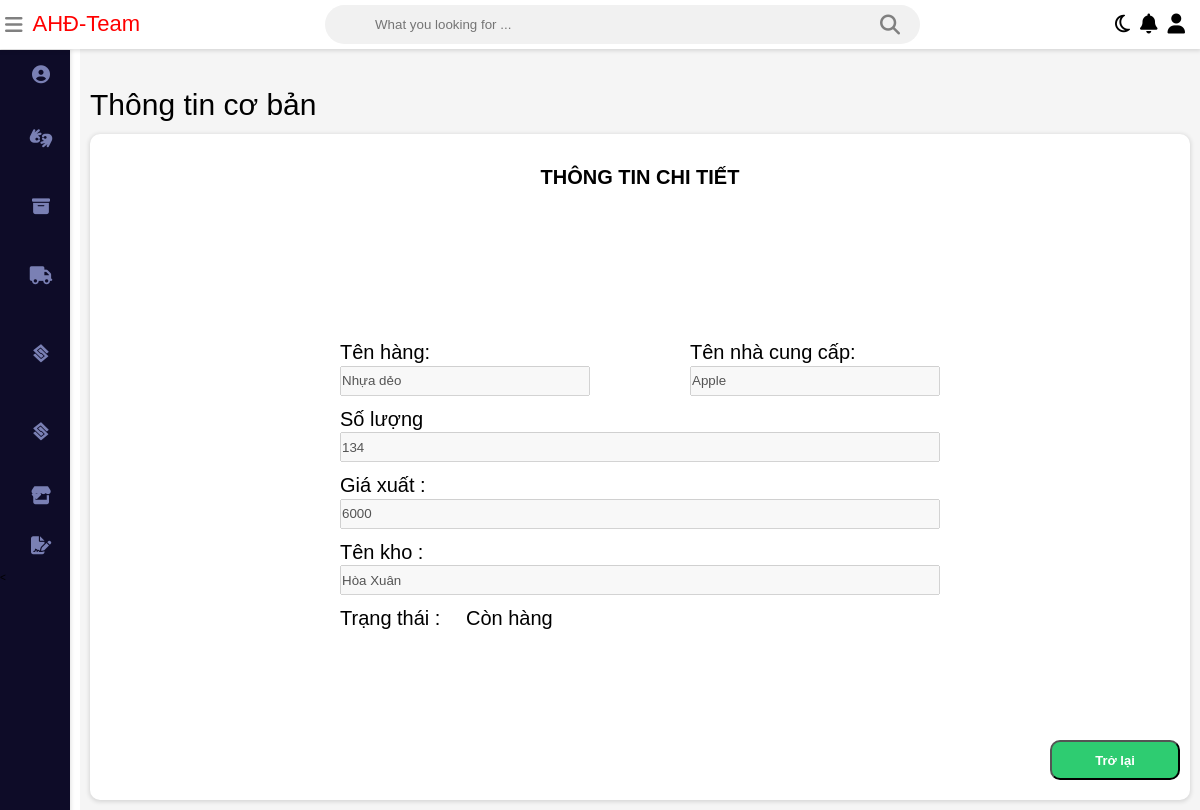
The page /QuanLyHangHoa/admin/productstock/view-productstock.php?id=36 on the database its author committed.
### tables this page shows
CREATE TABLE `hanghoa` (
  `id` int(11) NOT NULL,
  `maHang` varchar(256) NOT NULL,
  `tenHang` varchar(256) NOT NULL,
  `status` int(2) NOT NULL
);

CREATE TABLE `nhacungcap` (
  `id` int(11) NOT NULL,
  `maNCC` varchar(256) NOT NULL,
  `tenNCC` varchar(256) NOT NULL,
  `diachi` varchar(256) NOT NULL,
  `sdt` int(12) NOT NULL,
  `status` int(2) NOT NULL
);

CREATE TABLE `sanpham` (
  `id` int(11) NOT NULL,
  `tenhangid` int(11) NOT NULL,
  `tennccid` int(11) NOT NULL,
  `tenkhoid` int(11) NOT NULL,
  `soluong` int(11) NOT NULL,
  `giaxuat` int(100) NOT NULL
);

CREATE TABLE `kho` (
  `id` int(11) NOT NULL,
  `makho` varchar(256) NOT NULL,
  `tenkho` varchar(256) NOT NULL,
  `diachi` varchar(256) NOT NULL,
  `sodienthoai` int(12) NOT NULL,
  `status` int(2) NOT NULL
);

### QuanLyHangHoa/database/database.php (called while the page is built, shortened)
<?php
    $db = new database(HOST, DB_USER, DB_PASSWORD, DB_NAME);
    class database {
        public $connection;
        function __construct($host, $db_user, $db_pass, $db_name){
            $this->connection = new mysqli($host, $db_user, $db_pass, $db_name);
        }
        function query($sql){
            $result = $this->connection->query($sql);
            return $result;
        }
    }
?>

### QuanLyHangHoa/admin/productstock/view-productstock.php (the view, shortened to what this page needs)
<?php
    require_once('../../database/database.php');
    $sqlVSP = "SELECT * FROM sanpham WHERE id = '$_GET[id]'";
    $dataListVSP = $db->query($sqlVSP);
    $rowVSP = mysqli_fetch_assoc($dataListVSP);
?>
<!DOCTYPE html>
<html>
<head>
	<link rel="stylesheet" type="text/css" href="../../static/css/main.css">
	<link rel="stylesheet"
		href="https://stackpath.bootstrapcdn.com/font-awesome/4.7.0/css/font-awesome.min.css">
	<link rel="stylesheet"
		href="../../static/css/_grid.css">
	<link rel="stylesheet"
		href="../../static/css/owl.carousel.min.css">
	<link rel="stylesheet"
		href="../../static/css/owl.theme.default.min.css">
</head>
<body class="body">
    <div class="wrapper">
        <div class="nav d-flex">
			<div class="nav__left d-flex">
				<div class="nav__left--icon">
					<i class="fa fa-bars" aria-hidden="true"></i>
				</div>
				<div class="nav__left--loo" style="color: red;">AHĐ-Team</div>
			</div>
			<div class="nav__search">
				<input class="search" type="text"
					placeholder="What you looking for ..."><i
					class="fa fa-search" aria-hidden="true"></i>
			</div>
			<ul class="nav__right d-flex">
				<li class="nav__right--item"><a class="nav__right--link"><i
						class="fa fa-moon-o" aria-hidden="true"></i></a></li>
				<li class="nav__right--item"><a class="nav__right--link"><i
						class="fa fa-bell" aria-hidden="true"></i></a></li>
				<li class="nav__right--item"><a
					class="nav__right--link dropdown1"><i class="fa fa-user"
						aria-hidden="true"></i></a>
					</li>
			</ul>
		</div>
        <div class="sidebar">
			<ul class="sidebar__nav">
				<li class="sidebar__nav--item"><a class="sidebar__nav--link"
					href="admin.php">
						<div class="sidebar__nav--icon">
							<i class="fas fa-user-circle" aria-hidden="true"></i>
						</div> <span>Trang chủ</span>
				</a></li>
				<li class="sidebar__nav--item"><a class="sidebar__nav--link"
					href="goods.php">
						<div class="sidebar__nav--icon">
							<i class="fa fa-american-sign-language-interpreting"
								aria-hidden="true"></i>
						</div> <span>Quản Lý Hàng Hóa</span>
				</a></li>
				<li class="sidebar__nav--item"><a class="sidebar__nav--link"
					href="warehouse.php">
						<div class="sidebar__nav--icon">
							<i class="fa fa-archive" aria-hidden="true"></i>
						</div> <span>Quản Lý Kho</span>
				</a></li>
				<li class="sidebar__nav--item"><a class="sidebar__nav--link"
					href="customer.php">
						<div class="sidebar__nav--icon">
							<i class="fa fa-truck" aria-hidden="true"></i>
						</div> <span>Quản Lý Đại Lý</span>
				</a></li>
				<li class="sidebar__nav--item"><a class="sidebar__nav--link"
					href="supplier.php">
						<div class="sidebar__nav--icon">
							<i class="fab fa-staylinked"></i>
						</div> <span>Quản Lý Nhà C.Cấp</span>
				</a></li>
				<li class="sidebar__nav--item"><a class="sidebar__nav--link"
					href="user.php">
						<div class="sidebar__nav--icon">
							<i class="fab fa-staylinked"></i>
						</div> <span>Quản Lý Nhân Viên</span>
				</a></li>
				<li class="sidebar__nav--item" data-block="id1"><a
					class="sidebar__nav--link ">
						<div class="sidebar__nav--icon">
							<i class="fas fa-store"></i>
						</div> <span>Kho</span>
						<div class="icon">
							<i class="fa fa-caret-down" aria-hidden="true"></i>
						</div>
				</a>
					</li>
				<li class="sidebar__nav--item" data-block="id2"><a
					class="sidebar__nav--link">
						<div class="sidebar__nav--icon">
							<i class="fas fa-file-signature"></i>
						</div> <span>Thống Kê</span>
						<div class="icon">
							<i class="fa fa-caret-down" aria-hidden="true"></i>
						</div>
				</a>
					</li>
			</ul>
		</div>
        <div class="table">
            <div class="table__txt d-flex">
                <div class="table__txt--title">
                    <h2>Thông tin cơ bản</h2>
                </div>
            </div>
            <div class="table__top ">
                <h2 style="text-align: center; margin-top: 2rem">Thông tin chi tiết</h2>
                <div class="table__items " style="display: flex; align-items: center;justify-content: space-around;height: 75vh;">
                    <div class="col-10 col-lg-7" style="margin: 0 auto;">
                        <div class="form-group" style="display: flex; justify-content: space-between; align-items: center;">
                            <div class="item-table">
                                <label for="" class="item__table" style="margin-right: 2rem;">Tên
								hàng:</label>
                                <div class="input-items">
                                    <?php $idTH = $rowVSP['tenhangid'];
									$sqliTH = "SELECT * FROM hanghoa WHERE id = $idTH";
									$kqTH = $db->query($sqliTH);
									$rowTH = mysqli_fetch_array($kqTH);
                                    ?>
                                    <input type="text" value="<?php echo $rowTH["tenHang"];?>" class="item-input" disabled>
                                </div>
                            </div>
                            <div class="item-table">
                                <label for="" class="item__table" style="margin-right: 2rem; text-align: right;">Tên nhà
								cung cấp:</label>
                                <div class="input-items">
                                    <?php
                                        $idHH=$rowVSP['tennccid'];
                                        $sqliTH = "SELECT * FROM nhacungcap WHERE id = $idHH";
                                        $kqTH = $db->query($sqliTH);
                                        $rowTH = mysqli_fetch_array($kqTH);
                                    ?>
                                    <input type="text" value="<?php echo $rowTH['tenNCC'];?>" class="item-input" disabled>
                                </div>
                            </div>
                        </div>
                        <div class="item-table">
                            <label for="" class="item__table" style="margin-right: 2rem; text-align: right;">Số lượng
						</label>
                            <div class="input-items">
                                <input type="text" value="<?php echo $rowVSP['soluong'];?>" class="item-input" disabled>
                            </div>
                        </div>
                        <div class="item-table">
                            <label for="" class="item__table" style="margin-right: 2rem; text-align: right;">Giá xuất
							:</label>
                            <div class="input-items">
                                <input type="text" value="<?php echo $rowVSP['giaxuat'];?>" class="item-input" disabled>
                            </div>
                        </div>
                        <div class="item-table">
                            <label for="" class="item__table" style="margin-right: 2rem;">Tên
							kho :</label>
                            <div class="input-items">
                                    <?php
                                        $idHH = $rowVSP['tenkhoid'];
                                        $sqliTH = "SELECT * FROM kho WHERE id = $idHH";
                                        $kqTH = $db->query($sqliTH);
                                        $rowTH = mysqli_fetch_array($kqTH);
                                    ?>
                                <input type="text" value="<?php echo $rowTH["tenkho"];?>" class="item-input" disabled>
                            </div>
                        </div>
                        <div class="item-table">
                            <label for="" class="item__table" style="margin-right: 2rem;">Trạng
							thái :</label><span class="item_span">
                            <?php
									$soluong = $rowVSP['soluong'];
									if($soluong <= 0){?>
										<td>Hết hàng</td>
									<?php }else{?>
										<td>Còn hàng</td>
								<?php } ?>
                        </span>
                        </div>
                    </div>
                    <div style="margin: 20px; position:absolute;right: 0; bottom: 10px;" class="table--result">
                        <button id="back" class="btn btn-link3 result_link" style="width: 13rem;"><a href="../productstock.php" style="color: white;">Trở lại</a></button>
                    </div>
                </div>
            </div>
        </div>
    </div>
</body>
</html>

### QuanLyHangHoa/static/css/main.css (style rules this page uses)
html { font-size: 62.5%; }
body { position: relative; margin: 0; padding: 0; width: 100%; line-height: 1.3; font-family: 'Poppins', sans-serif; }
* { padding: 0; margin: 0; }
ul { list-style: none; margin: 0; padding: 0; }
ul li { margin: 0; padding: 0; }
a { text-decoration: none; }
h2 { font-weight: normal; margin: 0; }
button { cursor: pointer; }
.wrapper { display: block; overflow: hidden; }
.sidebar { width: 70px; height: 100vh; position: fixed; margin-top: 50px; background: white; box-shadow: rgba(0, 0, 0, 0.12) 0 1px 4px 1px; overflow: hidden; z-index: 100; transition: width .2s; }
.sidebar__nav { display: flex; flex-direction: column; align-items: center; height: 100vh; }
.sidebar__nav--item { width: 100%; height: auto; cursor: pointer; position: relative; }
.sidebar__nav--link { display: flex; align-items: center; }
.sidebar__nav--link .icon i { font-size: 1.5rem; }
.sidebar__nav--icon { min-width: 82px; height: 50px; position: relative; }
.sidebar__nav--icon i { font-size: 1.8rem; color: gray; position: absolute; left: 50%; top: 50%; transform: translate(-50%, -50%); }
.sidebar__nav--link i { color: #7a80b4 }
.nav { display: flex; align-items: center; justify-content: space-between; flex-direction: row; background: white; color: gray; position: fixed; top: 0; right: 0; left: 0; z-index: 101; box-shadow: rgba(0, 0, 0, 0.12) 0 1px 4px 1px; padding: 5px; }
.nav i { font-size: 2rem; cursor: pointer; }
.nav__left { flex-direction: row; padding-left: 0; margin-bottom: 0; margin-top: 0; align-items: center; }
.nav__left--loo { font-size: 2.2rem; color: greenyellow; margin-left: 1rem; }
.nav__search { position: relative; margin: auto; width: 50%; }
.nav__search input { background: #f1f1f1; border: none; padding: 12px 50px; width: 100%; outline: none; color: red; border-radius: 20px; }
.nav__search i { position: absolute; top: 50%; right: 20px; transform: translateY(-50%); color: gray; cursor: pointer; }
.nav__right--item { margin-right: 1rem; }
.table { padding: 10px; margin-left: 80px; padding-top: 75px; background: whitesmoke; transition: margin-left .5s; }
.table__txt { padding: 1rem 0; justify-content: space-between; }
.table__txt--title h2 { font-size: 3rem; color: black; }
.table__top { justify-content: space-between; padding: 1rem; background-color: white; border-radius: 10px; box-shadow: rgba(0, 0, 0, 0.12) 0 1px 4px 1px; }
.btn { padding: 1rem 2rem; font-size: 1.3rem; width: 7rem; height: 4rem; border-radius: 10px; font-weight: bold; cursor: pointer; color: white; }
.btn-link3 { background: #2ecc71; }
.sidebar__nav--link { font-size: 2rem; color: #7a80b4; }
.sidebar__nav { background-color: #0e0c28; -webkit-box-shadow: 0px 0px 28px 0px rgba(82, 63, 105, 0.13); box-shadow: 0px 0px 28px 0px rgba(82, 63, 105, 0.13); }
.table__items { font-size:2rem; }
.table__top h2 { text-transform: uppercase; font-size: 2rem; font-weight: bold; text-align: center; }
.fa-caret-down { float:right; }
.icon { position: absolute; right: 29px; }
.item-input { height: 30px; width: 100%; }
.form-group .item-input { width: 250px; }
.item-table { margin-bottom: 1rem; }
.nav__right--link { color:black; font-size:1.5rem; font-weight:bold; }

### QuanLyHangHoa/static/css/_grid.css (style rules this page uses)
*, *::before, *::after { box-sizing: border-box; margin: 0; padding: 0; }
.d-flex { display: flex; align-items: center; }
.wrapper { max-width: 100%; display: block; }
.col-xl, .col-xl-auto, .col-xl-12, .col-xl-11, .col-xl-10, .col-xl-9, .col-xl-8, .col-xl-7, .col-xl-6, .col-xl-5, .col-xl-4, .col-xl-3, .col-xl-2, .col-xl-1, .col-lg, .col-lg-auto, .col-lg-12, .col-lg-11, .col-lg-10, .col-lg-9, .col-lg-8, .col-lg-7, .col-lg-6, .col-lg-5, .col-lg-4, .col-lg-3, .col-lg-2, .col-lg-1, .col-md, .col-md-auto, .col-md-12, .col-md-11, .col-md-10, .col-md-9, .col-md-8, .col-md-7, .col-md-6, .col-md-5, .col-md-4, .col-md-3, .col-md-2, .col-md-1, .col-sm, .col-sm-auto, .col-sm-12, .col-sm-11, .col-sm-10, .col-sm-9, .col-sm-8, .col-sm-7, .col-sm-6, .col-sm-5, .col-sm-4, .col-sm-3, .col-sm-2, .col-sm-1, .col, .col-auto, .col-12, .col-11, .col-10, .col-9, .col-8, .col-7, .col-6, .col-5, .col-4, .col-3, .col-2, .col-1 { position: relative; width: 100%; padding-right: 15px; padding-left: 15px; }
.col-10 { flex: 0 0 83.3333333333%; max-width: 83.3333333333%; }
@media (min-width: 992px) { .col-lg-7 { flex: 0 0 58.3333333333%; max-width: 58.3333333333%; } }

### rows shown on the page
hanghoa: tenHang "Nhựa dẻo"
nhacungcap: tenNCC "Apple"
sanpham: soluong "134", giaxuat "6000"
kho: tenkho "Hòa Xuân"
